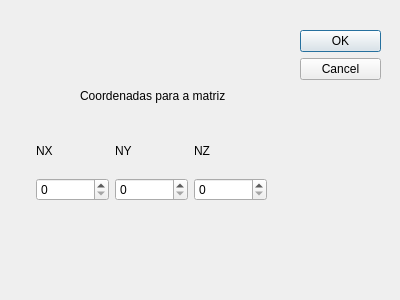
<?xml version="1.0" encoding="UTF-8"?>
<ui version="4.0">
 <class>Dialog</class>
 <widget class="QDialog" name="Dialog">
  <property name="geometry">
   <rect>
    <x>0</x>
    <y>0</y>
    <width>400</width>
    <height>300</height>
   </rect>
  </property>
  <property name="windowTitle">
   <string>Dialog</string>
  </property>
  <widget class="QDialogButtonBox" name="buttonBox">
   <property name="geometry">
    <rect>
     <x>300</x>
     <y>30</y>
     <width>81</width>
     <height>241</height>
    </rect>
   </property>
   <property name="orientation">
    <enum>Qt::Vertical</enum>
   </property>
   <property name="standardButtons">
    <set>QDialogButtonBox::Cancel|QDialogButtonBox::Ok</set>
   </property>
  </widget>
  <widget class="QLabel" name="label_4">
   <property name="geometry">
    <rect>
     <x>80</x>
     <y>80</y>
     <width>201</width>
     <height>31</height>
    </rect>
   </property>
   <property name="text">
    <string>Coordenadas para a matriz </string>
   </property>
  </widget>
  <widget class="QWidget" name="">
   <property name="geometry">
    <rect>
     <x>36</x>
     <y>130</y>
     <width>231</width>
     <height>71</height>
    </rect>
   </property>
   <layout class="QGridLayout" name="gridLayout">
    <item row="0" column="0">
     <widget class="QLabel" name="label">
      <property name="text">
       <string>NX</string>
      </property>
     </widget>
    </item>
    <item row="0" column="1">
     <widget class="QLabel" name="label_2">
      <property name="text">
       <string>NY</string>
      </property>
     </widget>
    </item>
    <item row="0" column="2">
     <widget class="QLabel" name="label_3">
      <property name="text">
       <string>NZ</string>
      </property>
     </widget>
    </item>
    <item row="1" column="0">
     <widget class="QSpinBox" name="spinBoxX"/>
    </item>
    <item row="1" column="1">
     <widget class="QSpinBox" name="spinBoxY"/>
    </item>
    <item row="1" column="2">
     <widget class="QSpinBox" name="spinBoxZ"/>
    </item>
   </layout>
  </widget>
 </widget>
 <resources/>
 <connections>
  <connection>
   <sender>buttonBox</sender>
   <signal>accepted()</signal>
   <receiver>Dialog</receiver>
   <slot>accept()</slot>
   <hints>
    <hint type="sourcelabel">
     <x>248</x>
     <y>254</y>
    </hint>
    <hint type="destinationlabel">
     <x>157</x>
     <y>274</y>
    </hint>
   </hints>
  </connection>
  <connection>
   <sender>buttonBox</sender>
   <signal>rejected()</signal>
   <receiver>Dialog</receiver>
   <slot>reject()</slot>
   <hints>
    <hint type="sourcelabel">
     <x>316</x>
     <y>260</y>
    </hint>
    <hint type="destinationlabel">
     <x>286</x>
     <y>274</y>
    </hint>
   </hints>
  </connection>
 </connections>
</ui>
